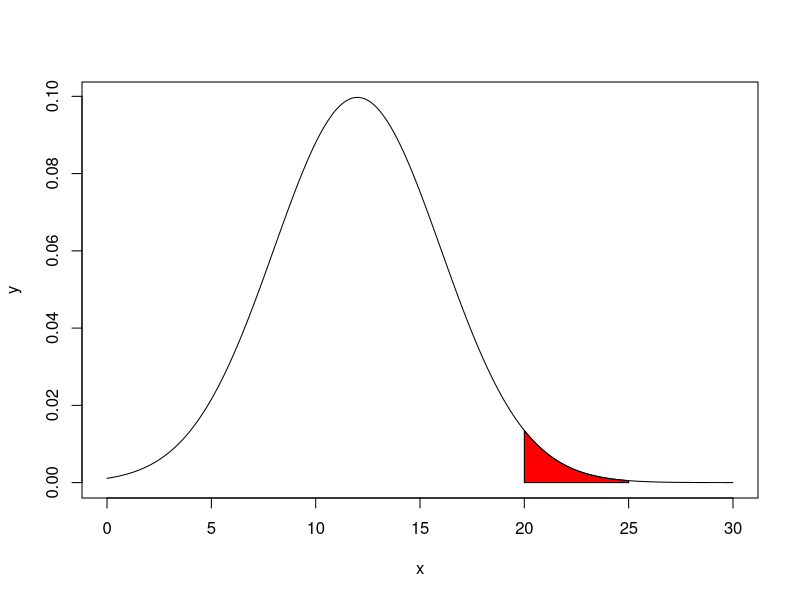
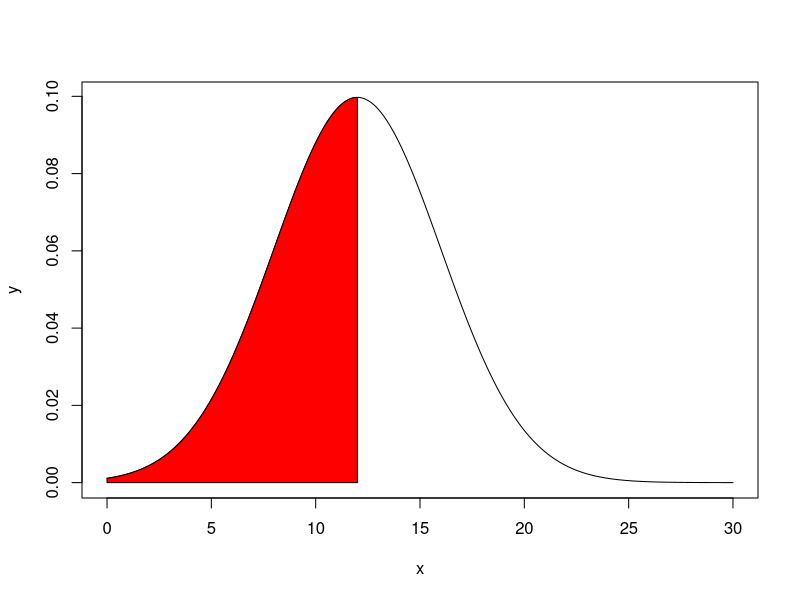

Here is the R script that generated these plots, in order:
#Page number--9.15
#Example number--9.3

Mean=12
s.d=4			  #Standard Deviation

#Part (i)
pnorm(Inf,12,4)-pnorm(20,12,4)
x=seq(0,30,length=200)
y=dnorm(x,12,4)
plot(x,y,type="l")
x=seq(20,25,length=100)
y=dnorm(x,12,4)
polygon(c(20,x,25),c(0,y,0),col="red")

#Part (ii)
p=1-(pnorm(Inf,12,4)-pnorm(20,12,4))
p

#Part (iii)
pnorm(12,12,4)-pnorm(0,12,4)
x=seq(0,30,length=200)
y=dnorm(x,12,4)
plot(x,y,type="l")
x=seq(0,12,length=100)
y=dnorm(x,12,4)
polygon(c(0,x,12),c(0,y,0),col="red")

#Part (a)
#Taking value of z1 from Normal Tables
z1=0.71
a=12+4*z1
a
#Part (b)
#Taking value of z1 from Normal Tables
z1=0.67
x1=12+4*z1
x1
x0=12-4*z1
x0
